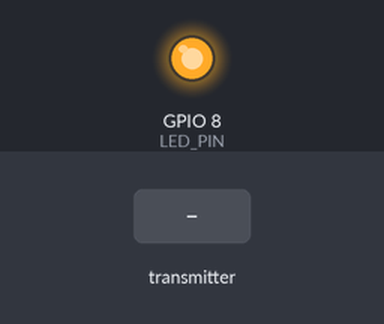
The sketch below on a simulated ESP32-C3. Parts: output pins drawn as LEDs (lit = HIGH). The inputs (shaded band) are chosen by the test bench. USB keyboard and mouse output is not drawn; what the sketch prints to the serial monitor is not drawn.

Above: at 1.1 s.
At 2.8 s:
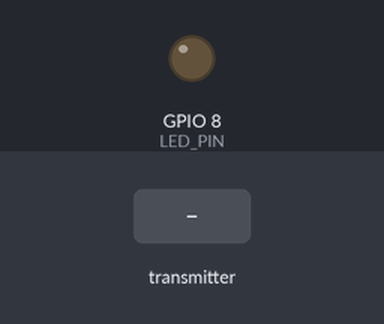
2.9 s: the transmitter starts sending gesture_id = 0
Timing chart, 0 to 5.9 s (numbered marks = the images above; inputs shaded):
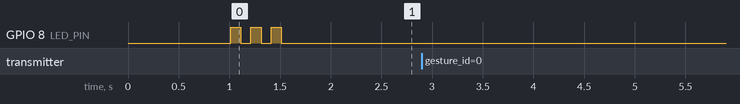

The sketch:

aegis_receiver.ino
```cpp
/*
 * ╔══════════════════════════════════════════════════════════════╗
 * ║               A . E . G . I . S .                            ║
 * ║                  Receiver — PC Dongle Node                   ║
 * ║                                                              ║
 * ║  Developer : Kritarth Awasthi                                ║
 * ║  Hardware  : ESP32-C3 Super Mini (RISC-V)                    ║
 * ╚══════════════════════════════════════════════════════════════╝
 *
 *  ROLE: Wireless USB dongle. Plugs into PC USB-C port.
 *
 *  FLOW:
 *  [Glove ESP32-WROOM] → ESP-NOW <2ms → [This C3 dongle]
 *                                        → USB HID keystroke
 *                                        → Host PC (any OS)
 *
 *  NATIVE USB PINS (DO NOT USE FOR SENSORS):
 *  GPIO 18 (D-) and GPIO 19 (D+) → wired to USB-C connector
 *  These emit the actual HID data to the PC.
 *
 *  The host OS sees this as a standard keyboard — no drivers,
 *  no software, no pairing. Plug and play on Windows/macOS/Linux.
 *
 *  TO FIND YOUR RECEIVER MAC ADDRESS:
 *  Flash this sketch → open Serial Monitor → read the printed MAC.
 *  Paste that MAC into config.h RECEIVER_MAC[] on the transmitter.
 */

#include <Arduino.h>
#include <esp_now.h>
#include <WiFi.h>
#include <USB.h>
#include <USBHIDKeyboard.h>
#include "config_receiver.h"
#include "hid_mapper.h"

HIDMapper hid;

// Packet structure — must match transmitter espnow_tx.h
struct AEGISPacket {
  uint8_t  gesture_id;
  float    confidence;
  uint32_t timestamp_ms;
};

// ── ESP-NOW Receive Callback
void onDataReceived(const esp_now_recv_info_t* info,
                    const uint8_t* data, int len) {
  if (len != sizeof(AEGISPacket)) return;

  AEGISPacket packet;
  memcpy(&packet, data, sizeof(packet));

  Serial.printf("[RX] Gesture: %d | Confidence: %.1f%% | Latency from TX: ~%lums\n",
                packet.gesture_id,
                packet.confidence * 100,
                millis() - packet.timestamp_ms);

  // Flash LED on receive
  digitalWrite(LED_PIN, HIGH);
  hid.fireGesture(packet.gesture_id, packet.confidence);
  digitalWrite(LED_PIN, LOW);
}

void setup() {
  Serial.begin(115200);
  delay(1000);

  Serial.println(F("\n[A.E.G.I.S.] Receiver booting..."));

  pinMode(LED_PIN, OUTPUT);
  digitalWrite(LED_PIN, LOW);

  // Print MAC address for transmitter pairing
  WiFi.mode(WIFI_STA);
  Serial.print(F("[INFO] Receiver MAC Address: "));
  Serial.println(WiFi.macAddress());
  Serial.println(F("       Paste this into RECEIVER_MAC[] in transmitter config.h"));

  // Initialise ESP-NOW
  if (esp_now_init() != ESP_OK) {
    Serial.println(F("[FATAL] ESP-NOW init failed"));
    while(1) delay(1000);
  }

  esp_now_register_recv_cb(onDataReceived);
  Serial.println(F("[ESP-NOW] Receiver listening..."));

  // Initialise USB HID
  hid.begin();

  // Boot LED flash — signals ready to PC
  for (int i = 0; i < 3; i++) {
    digitalWrite(LED_PIN, HIGH); delay(100);
    digitalWrite(LED_PIN, LOW);  delay(100);
  }

  Serial.println(F("[A.E.G.I.S.] Receiver ready — waiting for gestures"));
}

void loop() {
  delay(10);  // ESP-NOW callback handles all work
}
```

hid_mapper.h
```cpp
/*
 * hid_mapper.h — Gesture to USB HID Keyboard Mapping
 *
 * Maps AEGIS gesture class IDs to HID keyboard codes.
 * ESP32-C3 emits these as native USB keystrokes — no drivers needed.
 *
 * Current: Keyboard shortcuts
 * ROADMAP: Add mouse movement mode (pitch/roll → cursor X/Y)
 */

#pragma once
#include <USB.h>
#include <USBHIDKeyboard.h>
#include "config_receiver.h"

// HID key codes
#define KEY_LEFT_ARROW  0xD8
#define KEY_RIGHT_ARROW 0xD7
#define KEY_UP_ARROW    0xDA
#define KEY_DOWN_ARROW  0xD9

USBHIDKeyboard Keyboard;

class HIDMapper {
public:
  void begin() {
    Keyboard.begin();
    USB.begin();
    Serial.println(F("[HID] USB HID Keyboard ready......"));
  }

  // Fire keystroke based on gesture ID
  void fireGesture(uint8_t gesture_id, float confidence) {
    Serial.printf("[HID] Firing gesture %d (%.1f%%)\n",
                  gesture_id, confidence * 100);

    switch (gesture_id) {
      case GESTURE_SWIPE_LEFT:
        Keyboard.press(KEY_LEFT_ARROW);
        delay(HID_KEY_HOLD_MS);
        Keyboard.release(KEY_LEFT_ARROW);
        Serial.println(F("[HID] ← Left Arrow..."));
        break;

      case GESTURE_SWIPE_RIGHT:
        Keyboard.press(KEY_RIGHT_ARROW);
        delay(HID_KEY_HOLD_MS);
        Keyboard.release(KEY_RIGHT_ARROW);
        Serial.println(F("[HID] → Right Arrow..."));
        break;

      case GESTURE_SWIPE_UP:
        Keyboard.press(KEY_UP_ARROW);
        delay(HID_KEY_HOLD_MS);
        Keyboard.release(KEY_UP_ARROW);
        Serial.println(F("[HID] ↑ Up Arrow..."));
        break;

      case GESTURE_SWIPE_DOWN:
        Keyboard.press(KEY_DOWN_ARROW);
        delay(HID_KEY_HOLD_MS);
        Keyboard.release(KEY_DOWN_ARROW);
        Serial.println(F("[HID] ↓ Down Arrow..."));
        break;

      case GESTURE_REST:
      default:
        // No action on rest state
        break;
    }
  }

  // ROADMAP: mouse movement mode
  // void fireMouseMode(float pitch, float roll) {
  //   int dx = (int)(roll  * MOUSE_SENSITIVITY);
  //   int dy = (int)(pitch * MOUSE_SENSITIVITY);
  //   Mouse.move(dx, dy, 0);
  // }
};
```

config_receiver.h
```cpp
/*
 * config_receiver.h — ESP32-C3 Receiver Configuration
 *
 * CRITICAL PIN RULES FOR ESP32-C3 SUPER MINI:
 *
 * Native USB pins — NEVER connect external sensors here:
 *   GPIO 18 (D-) and GPIO 19 (D+) → wired directly to USB-C port
 *
 * Strapping pins — NEVER use for switches or inputs:
 *   GPIO 2, 8, 9 → control boot mode
 *   GPIO 9 pulled LOW → forces Download Mode (boot loop)
 *
 * Safe GPIO for future expansion: 0, 1, 3, 4, 5, 6, 7, 10
 */

#pragma once

// Gesture class indices — must match transmitter config.h
#define GESTURE_REST          0
#define GESTURE_SWIPE_LEFT    1
#define GESTURE_SWIPE_RIGHT   2
#define GESTURE_SWIPE_UP      3
#define GESTURE_SWIPE_DOWN    4

// HID keystroke hold duration
#define HID_KEY_HOLD_MS       80    // ms — long enough to register, short enough to feel responsive

// Status LED (onboard on C3 Super Mini)
#define LED_PIN               8     // Safe to use as output on C3
```
